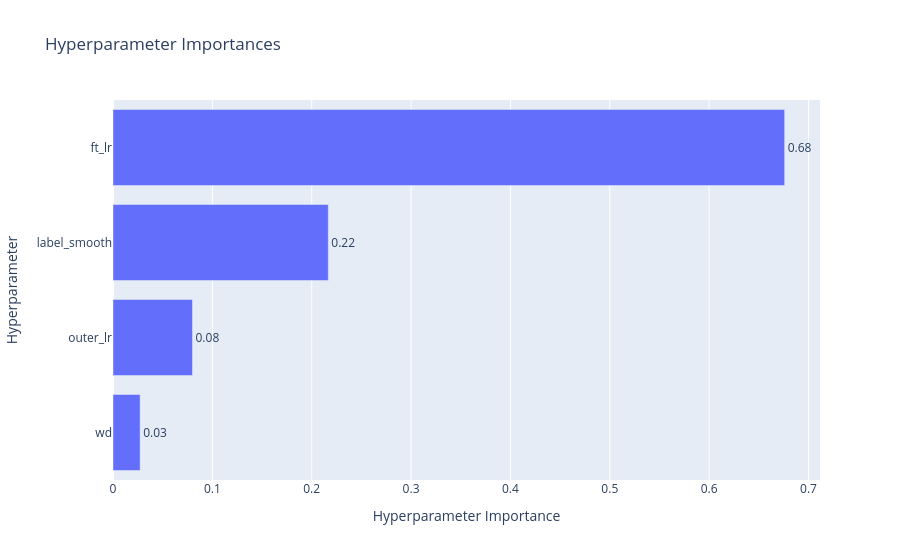

The notebook cell saved with this chart:
### Code cell
# 2. Plot Hyperparameter Importance
try:
    fig_imp = plot_param_importances(study)
    fig_imp.show()
except Exception as e:
    print(f"Could not plot importance (might need more trials): {e}")

### Figure 1 — Plotly figure (JSON) as saved in the notebook; plotly's stock layout.template omitted (floating-point values rounded to 4 significant figures)
{"data": [{"cliponaxis": false, "hovertemplate": ["wd (FloatDistribution): 0.027305235624938487<extra></extra>", "outer_lr (FloatDistribution): 0.08000984130296915<extra></extra>", "label_smooth (FloatDistribution): 0.2166847110589437<extra></extra>", "ft_lr (FloatDistribution): 0.6760002120131487<extra></extra>"], "name": "Objective Value", "orientation": "h", "text": ["0.03", "0.08", "0.22", "0.68"], "textposition": "outside", "type": "bar", "x": [0.02731, 0.08001, 0.2167, 0.676], "y": ["wd", "outer_lr", "label_smooth", "ft_lr"]}], "layout": {"title": {"text": "Hyperparameter Importances"}, "xaxis": {"title": {"text": "Hyperparameter Importance"}}, "yaxis": {"title": {"text": "Hyperparameter"}}}}
